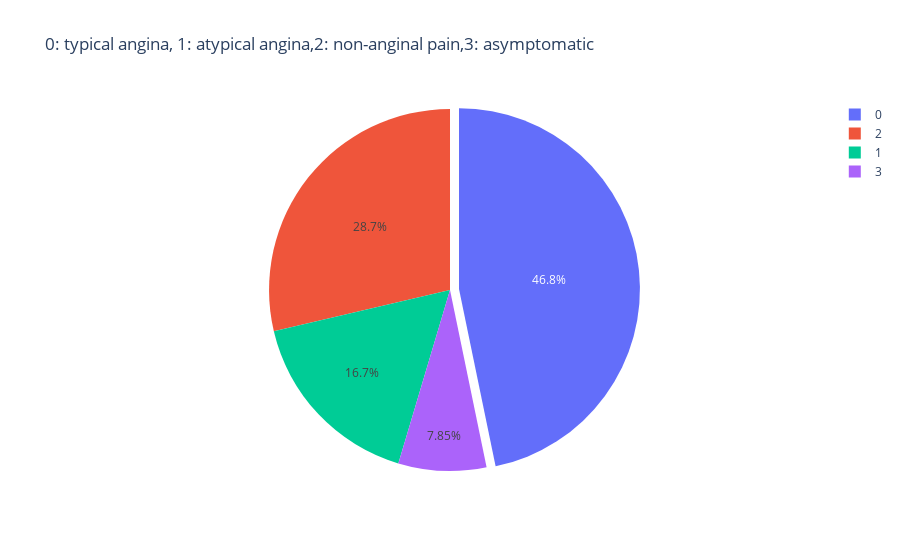

Write notebook code for a chart like this one.
### Markdown cell above
#### 3. Chest Pain (cp)

### Code cell
col = "cp"
grouped = heart_df_new[col].value_counts().reset_index()
grouped = grouped.rename(columns = {col : "count", "index" : col})

## plot
trace = go.Pie(labels=grouped[col], values=grouped['count'], pull=[0.05, 0])
layout = {'title': '0: typical angina, 1: atypical angina,2: non-anginal pain,3: asymptomatic'}
fig = go.Figure(data = [trace], layout = layout)
iplot(fig)

### Figure 1 — Plotly figure (JSON) as saved in the notebook; plotly's stock layout.template omitted (floating-point values rounded to 4 significant figures)
{"data": [{"labels": [0, 2, 1, 3], "pull": [0.05, 0], "type": "pie", "values": [137, 84, 49, 23]}], "layout": {"title": {"text": "0: typical angina, 1: atypical angina,2: non-anginal pain,3: asymptomatic"}}}
